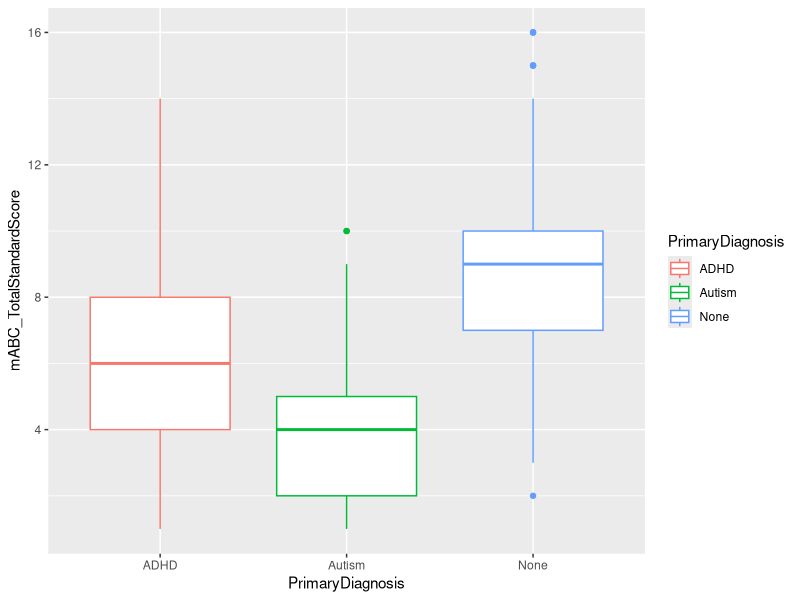
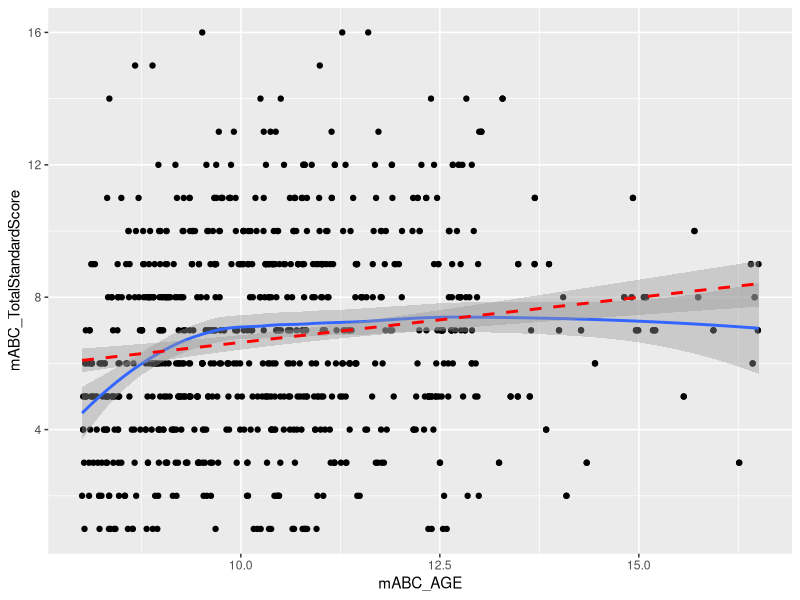
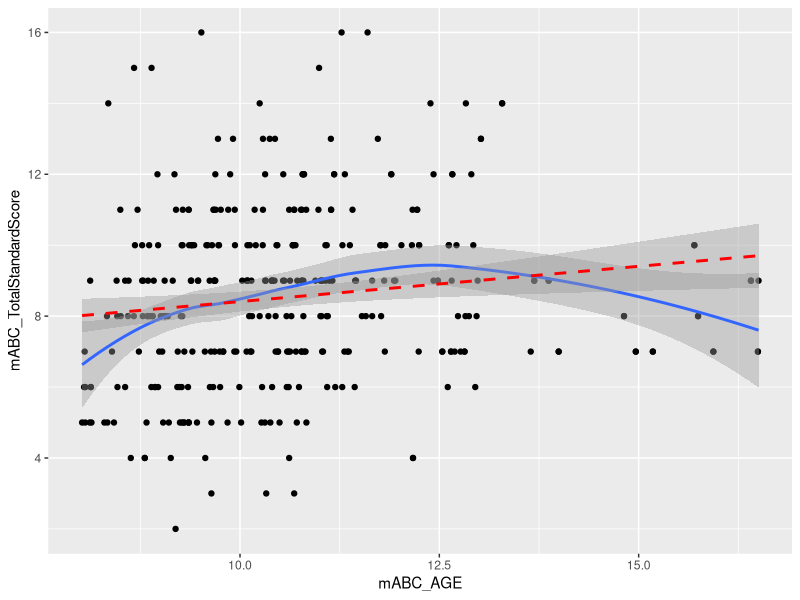
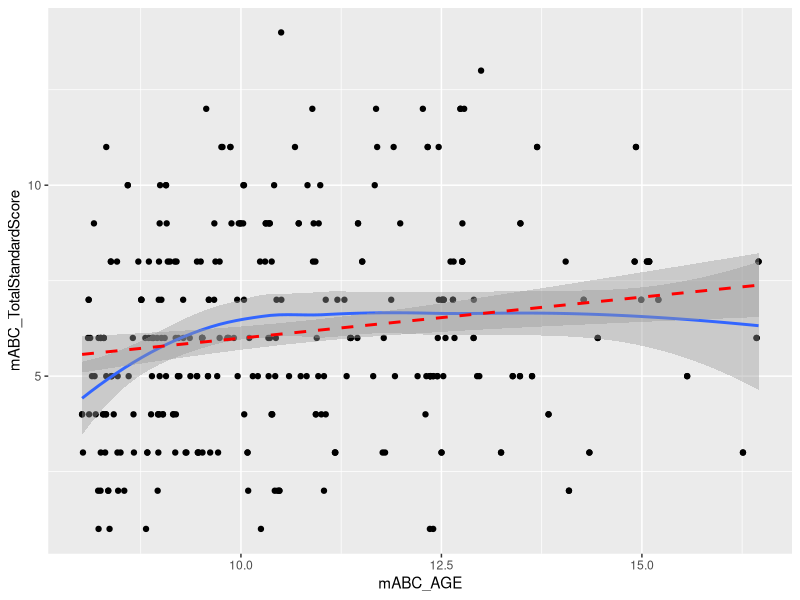
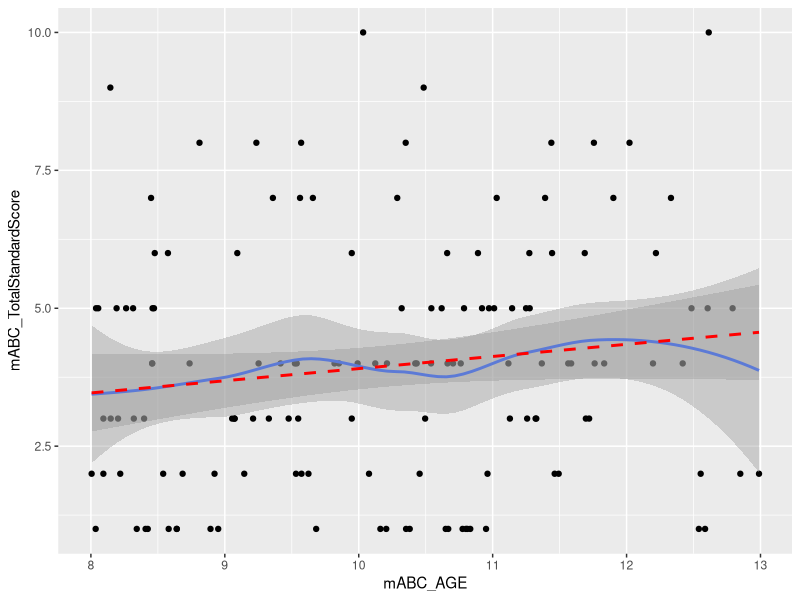

R code for these plots, in order:
## ---- chunk 1
knitr::opts_chunk$set(echo = TRUE)
## ---- chunk 2
library(dplyr)
library(tidyr)

kki_demographics = read.csv('data/KKI_demographicInfo.csv')
kki_handedness = read.csv('data/KKI_handedness.csv')
kki_mABC = read.csv('data/KKI_movementAssessmentBatteryforChildren.csv')
kki_SRS = read.csv('data/KKI_SocialResponsivenessScaleQuestionnaire.csv')
kki_WISC = read.csv('data/KKI_WechslerIntelligenceScaleforChildren.csv')


full_dat = full_join(kki_demographics, kki_mABC)
full_dat = full_join(full_dat, kki_SRS)
full_dat = full_join(full_dat, kki_WISC)
full_dat = full_join(full_dat, kki_handedness)
full_dat = full_dat %>% drop_na(c('SecondaryDiagnosis', 'CurrentlyNotTakingMeds', 'CurrentlyTakingAtomoxetine', 'CurrentlyTakingClonidine', 'mABC_TotalStandardScore', 'EdinburghHandedness_Integer'))
full_dat = subset(full_dat, !(is.na(SRS_VERSION) & is.na(WISC_VERSION)))
## ---- chunk 3
library(ggplot2)
## ---- chunk 4
ggplot(full_dat, aes(x=PrimaryDiagnosis, y=mABC_TotalStandardScore, color=PrimaryDiagnosis)) + geom_boxplot()
## ---- chunk 5
ggplot(full_dat, aes(x=mABC_AGE, y=mABC_TotalStandardScore)) + geom_point() + geom_smooth() + geom_smooth(method = 'lm', lty = 2, col = 'red')
## ---- chunk 6
ggplot(subset(full_dat, PrimaryDiagnosis == 'None'), aes(x=mABC_AGE, y=mABC_TotalStandardScore)) + geom_point() + geom_smooth() + geom_smooth(method = 'lm', lty = 2, col = 'red')
ggplot(subset(full_dat, PrimaryDiagnosis == 'ADHD'), aes(x=mABC_AGE, y=mABC_TotalStandardScore)) + geom_point() + geom_smooth() + geom_smooth(method = 'lm', lty = 2, col = 'red')
ggplot(subset(full_dat, PrimaryDiagnosis == 'Autism'), aes(x=mABC_AGE, y=mABC_TotalStandardScore)) + geom_point() + geom_smooth() + geom_smooth(method = 'lm', lty = 2, col = 'red')
